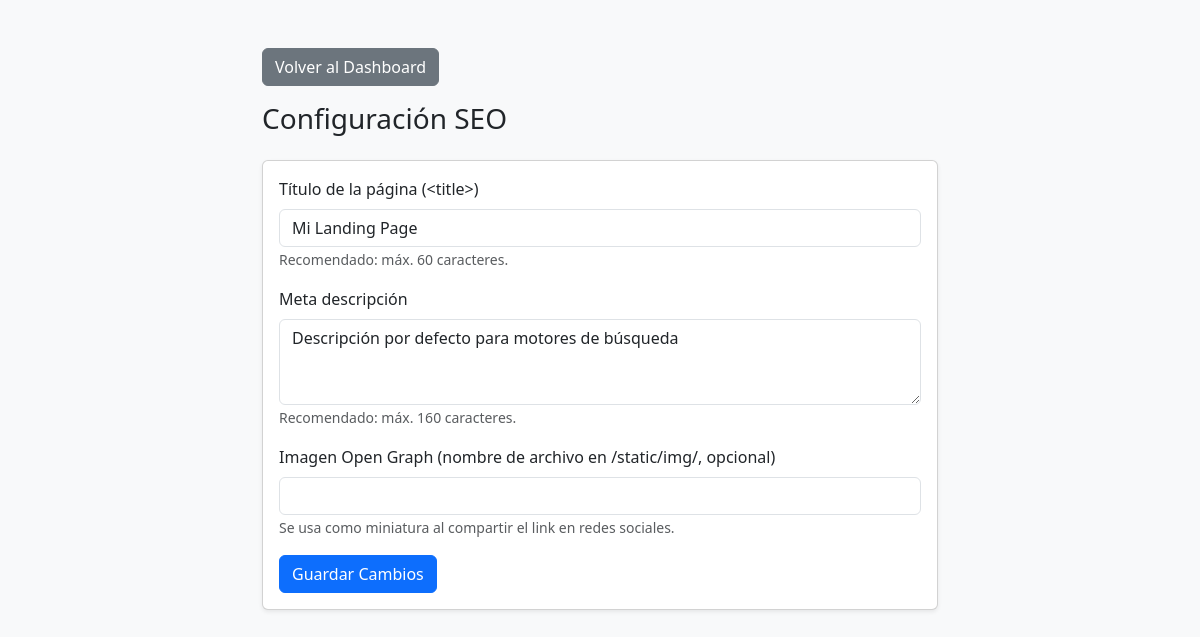
Screenshot of /admin/seo (signed in) with the database file from the repository.
### tables this page shows
CREATE TABLE configuracion_seo (
            id INTEGER PRIMARY KEY CHECK (id = 1),
            meta_titulo TEXT NOT NULL,
            meta_descripcion TEXT NOT NULL,
            og_image TEXT
        );

### routes/seo.py (the view, shortened to what this page needs)
@seo_bp.route('/seo', methods=['GET', 'POST'])
@login_required
def editar_seo():
    conn = get_db_connection()
    seo = conn.execute('SELECT * FROM configuracion_seo WHERE id = 1').fetchone()
    conn.close()
    return render_template('admin/editar_seo.html', seo=seo)

### extensions.py (called while the page is built)
def get_db_connection():
    conn = sqlite3.connect(DB_PATH)
    conn.row_factory = sqlite3.Row
    return conn

@login_manager.user_loader
def load_user(user_id):
    conn = get_db_connection()
    user_row = conn.execute('SELECT * FROM admin WHERE id = ?', (user_id,)).fetchone()
    conn.close()
    if user_row:
        return User(user_row['id'], user_row['username'])
    return None

### templates/admin/editar_seo.html (shortened to what this page needs)
<!DOCTYPE html>
<html lang="es">
<head>
    <link href="https://cdn.jsdelivr.net/npm/bootstrap@5.3.2/dist/css/bootstrap.min.css" rel="stylesheet">
</head>
<body class="bg-light">
    <div class="container mt-5" style="max-width: 700px;">
        <a href="{{ url_for('dashboard.dashboard') }}" class="btn btn-secondary mb-3">Volver al Dashboard</a>
        <h3>Configuración SEO</h3>
        <div class="card shadow-sm mt-4">
            <div class="card-body">
                <form method="POST">
                    <div class="mb-3">
                        <label class="form-label">Título de la página (&lt;title&gt;)</label>
                        <input class="form-control" type="text" name="meta_titulo" value="{{ seo.meta_titulo }}" maxlength="60" required>
                        <small class="text-muted">Recomendado: máx. 60 caracteres.</small>
                    </div>
                    <div class="mb-3">
                        <label class="form-label">Meta descripción</label>
                        <textarea class="form-control" name="meta_descripcion" rows="3" maxlength="160" required>{{ seo.meta_descripcion }}</textarea>
                        <small class="text-muted">Recomendado: máx. 160 caracteres.</small>
                    </div>
                    <div class="mb-3">
                        <label class="form-label">Imagen Open Graph (nombre de archivo en /static/img/, opcional)</label>
                        <input class="form-control" type="text" name="og_image" value="{{ seo.og_image or '' }}">
                        <small class="text-muted">Se usa como miniatura al compartir el link en redes sociales.</small>
                    </div>
                    <button type="submit" class="btn btn-primary">Guardar Cambios</button>
                </form>
            </div>
        </div>
    </div>
</body>
</html>

### rows the page displays
configuracion_seo: meta_titulo "Mi Landing Page", meta_descripcion "Descripción por defecto para motores de búsqueda"
